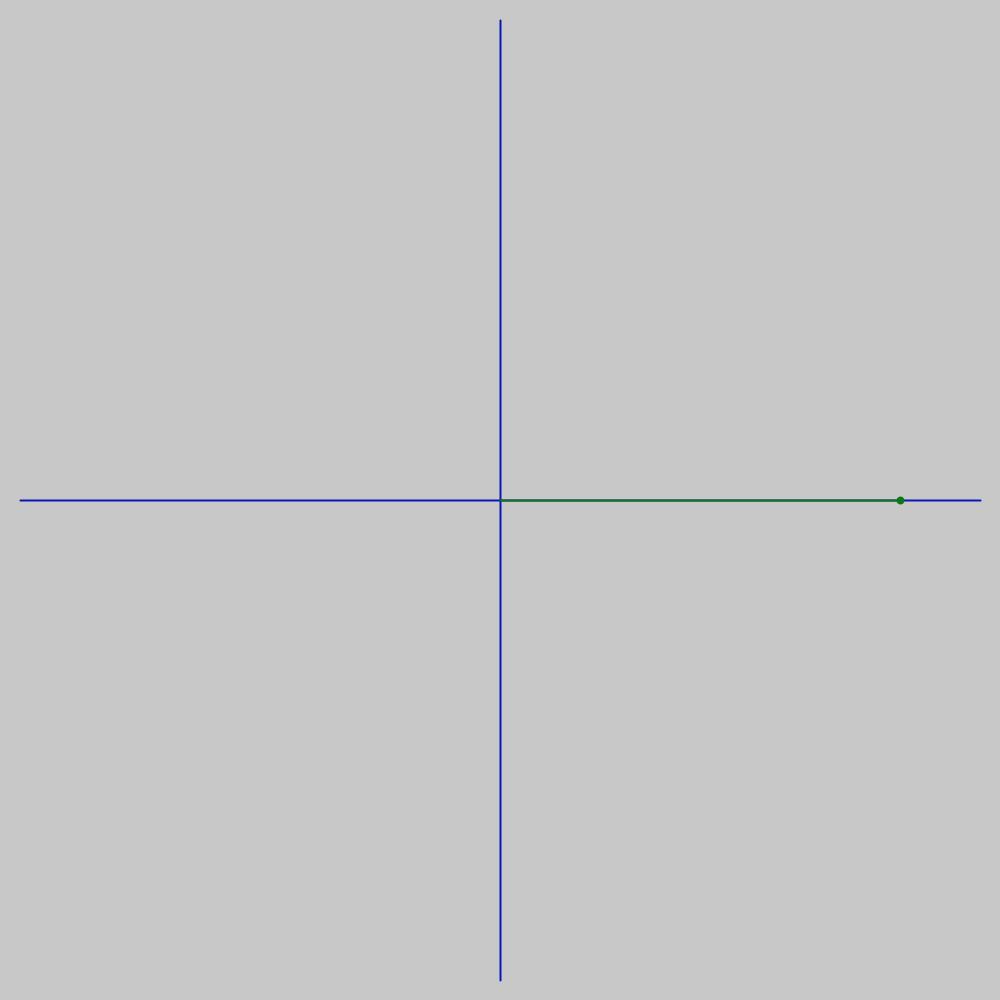
Frame 1 (no input)
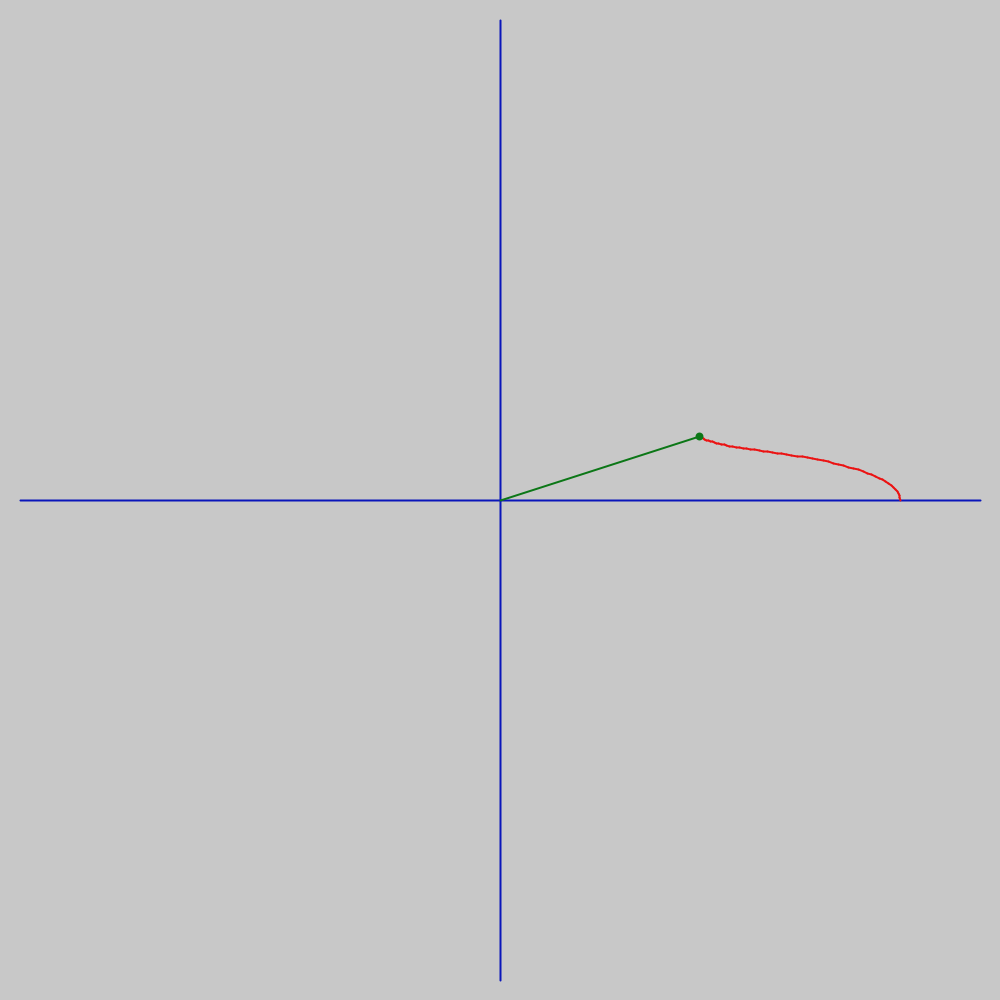
Frame 60 (the mouse pressed at the canvas centre just before this capture)
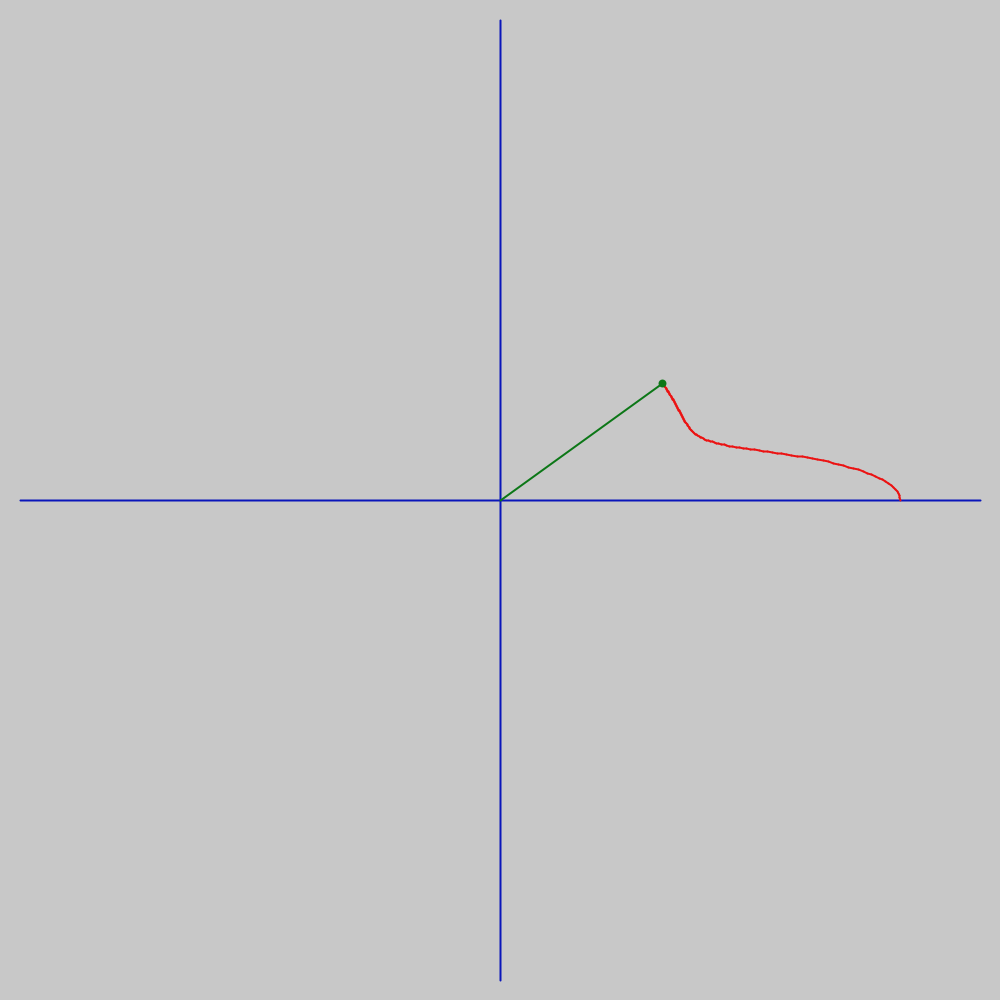
Frame 120 (the mouse held since frame 60 and released just before this capture)

The Processing sketch that drew these frames (run headless with seeded random() and noise(); from frame 60 on, the mouse is pressed at the canvas centre):

// Processing sketch: cardioid
// ── cardioid.pde
class Point {
  float x, y;
  Point(float ex, float why){
    x = ex;
    y = why;
  }
}

float borderX, borderY, param, angle, angleStep;
float radiusNoise, noiseStep;
Point[] cardioid = new Point[360];
Point center;
int count;

Point getPoint(Point center, float param, float rad, float radiusNoise) {
  float x = center.x + param*(1 + pow(cos(rad), 64))*cos(rad);//*noise(radiusNoise);
  float y = center.y - param*(1 + pow(cos(rad), 64))*sin(rad);//*noise(radiusNoise);
  return new Point(x, y);
}

void drawAxes(Point center) {
   stroke(10, 22, 186);
   strokeWeight(2);
   line(borderX, center.y, width-borderX, center.y);
   line(center.x, borderY, center.x, height-borderY);
}

void drawCurve(Point[] curve, int count) {
  stroke(235, 18, 18);
  strokeWeight(2);
  Point last = curve[0];
  for (int i=1 ; i<count ; i++){
    //point(curve[i].x, curve[i].y);
    line(curve[i].x, curve[i].y, last.x, last.y);
    last = curve[i];
  }
}

void drawPointer(Point center, Point[] cardioid, int count) {
  Point leader = cardioid[count];
  stroke(12, 119, 23);
  strokeWeight(2);
  line(center.x, center.y, leader.x, leader.y);
  strokeWeight(8);
  point(leader.x, leader.y);
}

void drawFrame(Point center, Point[] cardioid, int count) {
  background(200);
  drawAxes(center);
  drawCurve(cardioid, count);
}

void setup() {
  size(1000,1000);
  frameRate(500);
  smooth();
  borderX = 20;
  borderY = 20;
  angle = 0;
  angleStep = 0.3;
  radiusNoise = random(2);
  noiseStep = 0.5;
  param = 200;
  count = 0;
  center = new Point(width*0.5, height*0.5);
}

void draw() {
  if (angle <= 360) {
    if (count == cardioid.length)
      cardioid = (Point[])expand(cardioid);
    cardioid[count] = getPoint(center, param, radians(angle), radiusNoise);
    drawFrame(center, cardioid, count);
    drawPointer(center, cardioid, count);
    angle += angleStep;
    radiusNoise += noiseStep;
    count++;
  }
  else
    drawFrame(center, cardioid, count);
}
